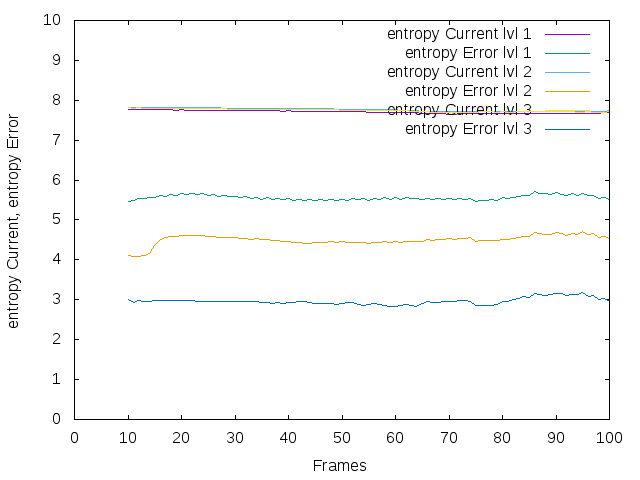

Reproduce this figure in gnuplot.
# We consider that we have a file, named stats_entropy.txt,
# in which, on each line we have three values
# frameNumber MSE PSNR
#
#This file, passed as parameter to gnuplot :
# gnuplot entropy.gnuplot
# will save the curves of the entropy Current against time, and entropy Error against time
# to the file out.png

set terminal png
set output "entropy.png"

set xlabel "Frames"
set ylabel "entropy Current, entropy Error"
set xrange [0:100]
set yrange [0:10]
set xtics 10
set ytics 1
set style line 1 lw 5
set style line 2 lw 5

plot 'stats_entropy_1.txt' using 1:2 with lines title 'entropy Current lvl 1', 'stats_entropy_1.txt' using 1:3 with lines title 'entropy Error lvl 1', 'stats_entropy_2.txt' using 1:2 with lines title 'entropy Current lvl 2', 'stats_entropy_2.txt' using 1:3 with lines title 'entropy Error lvl 2', 'stats_entropy_3.txt' using 1:2 with lines title 'entropy Current lvl 3', 'stats_entropy_3.txt' using 1:3 with lines title 'entropy Error lvl 3'
